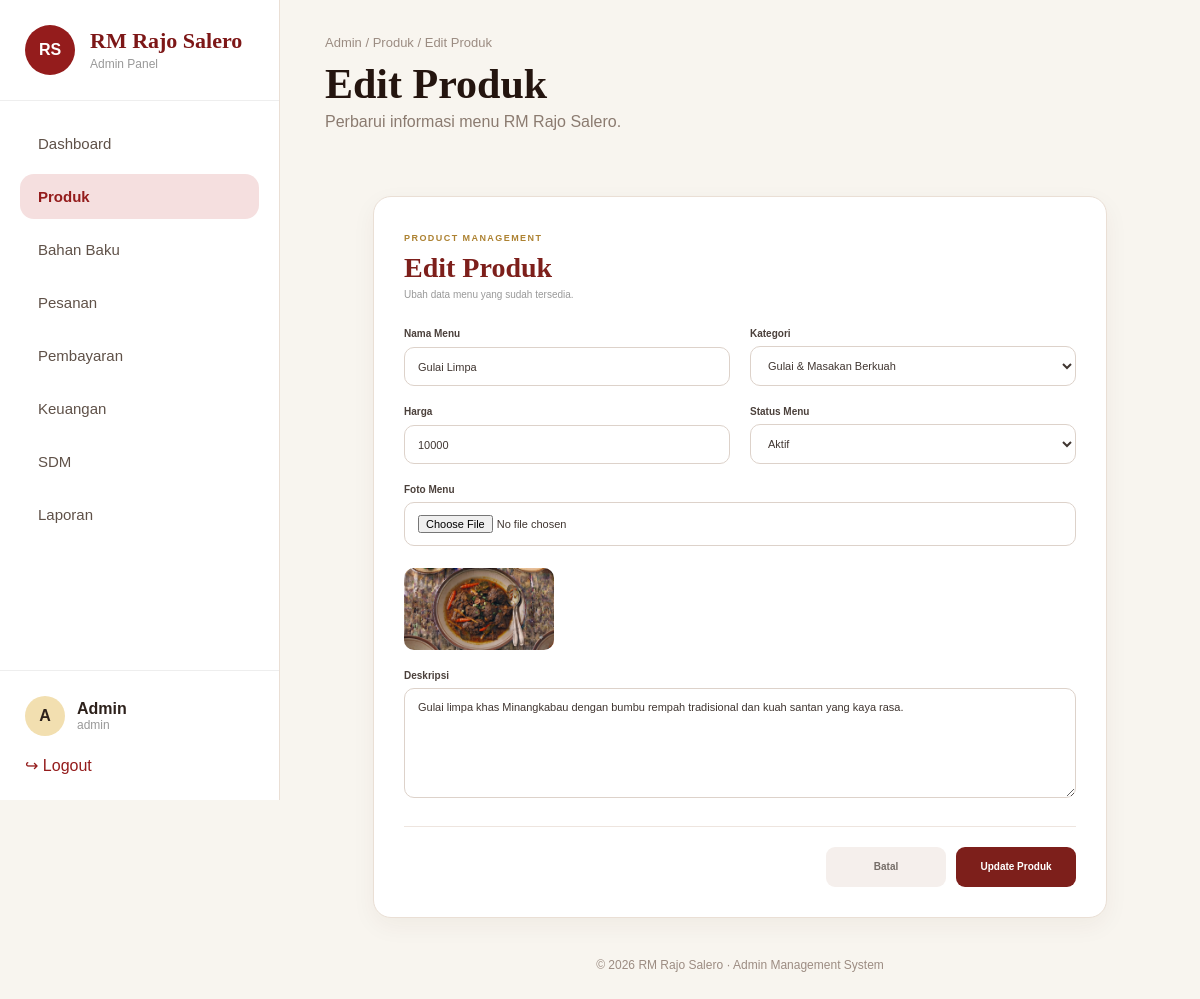
/admin/edit_produk.php?id=16 (signed in), run on the app's committed database.
### tables this page shows
CREATE TABLE `menu` (
  `id` int(11) NOT NULL,
  `nama_menu` varchar(150) NOT NULL,
  `kategori` varchar(100) NOT NULL,
  `harga` int(11) NOT NULL,
  `gambar` varchar(255) DEFAULT NULL,
  `deskripsi` text DEFAULT NULL,
  `status` enum('aktif','nonaktif') DEFAULT 'aktif',
  `created_at` timestamp NOT NULL DEFAULT current_timestamp()
);

### admin/edit_produk.php (the view, shortened to what this page needs)
<?php
require_once 'database.php';
$admin_username = $_SESSION['admin_username'] ?? 'Admin';
$id = $_GET['id'];
$query = mysqli_query(
    $conn,
    "SELECT * FROM menu WHERE id='$id'"
);
$data = mysqli_fetch_assoc($query);
?>
<!DOCTYPE html>
<html lang="id">
<head>
<link rel="stylesheet" href="dashboard.css">
<link rel="stylesheet" href="produk.css">
</head>
<body>
<div class="admin-layout">
<aside class="sidebar">
<div class="brand-admin">
<div class="brand-logo">
RS
</div>
<div>
<h2>
RM Rajo Salero
</h2>
<span>
Admin Panel
</span>
</div>
</div>
<nav class="sidebar-menu">
<a href="dashboard.php" class="menu-item">
Dashboard
</a>
<a href="produk.php" class="menu-item active">
Produk
</a>
<a href="#" class="menu-item">
Bahan Baku
</a>
<a href="#" class="menu-item">
Pesanan
</a>
<a href="#" class="menu-item">
Pembayaran
</a>
<a href="#" class="menu-item">
Keuangan
</a>
<a href="#" class="menu-item">
SDM
</a>
<a href="#" class="menu-item">
Laporan
</a>
</nav>
<div class="sidebar-bottom">
<div class="admin-profile">
<div class="profile-avatar">
A
</div>
<div class="profile-info">
<strong>
Admin
</strong>
<span>
<?= htmlspecialchars($admin_username); ?>
</span>
</div>
</div>
<a href="logout.php" class="logout">
↪ Logout
</a>
</div>
</aside>
<main class="main-content">
<header class="topbar">
<div>
<p class="breadcrumb">
Admin / Produk / Edit Produk
</p>
<h1>
Edit Produk
</h1>
<p class="welcome">
Perbarui informasi menu RM Rajo Salero.
</p>
</div>
</header>
<section class="add-product-section">
<div class="add-product-card">
<div class="add-product-header">
<span>
PRODUCT MANAGEMENT
</span>
<h2>
Edit Produk
</h2>
<p>
Ubah data menu yang sudah tersedia.
</p>
</div>
<form
method="POST"
enctype="multipart/form-data"
class="add-product-form"
>
<div class="form-group">
<label>
Nama Menu
</label>
<input
type="text"
name="nama_menu"
value="<?= htmlspecialchars($data['nama_menu']); ?>"
required
>
</div>
<div class="form-group">
<label>
Kategori
</label>
<select name="kategori" required>
<option value="Gulai & Masakan Berkuah"
<?= $data['kategori']=="Gulai & Masakan Berkuah" ? "selected":""; ?>>
Gulai & Masakan Berkuah
</option>
</select>
</div>
<div class="form-group">
<label>
Harga
</label>
<input
type="number"
name="harga"
value="<?= $data['harga']; ?>"
required
>
</div>
<div class="form-group">
<label>
Status Menu
</label>
<select name="status">
<option value="aktif"
<?= $data['status']=="aktif" ? "selected":""; ?>>
Aktif
</option>
</select>
</div>
<div class="form-group full">
<label>
Foto Menu
</label>
<input
type="file"
name="gambar"
accept=".jpg,.jpeg,.png,.webp"
>
<?php if($data['gambar'] != ""): ?>
<img
src="<?= $data['gambar']; ?>"
width="150"
style="margin-top:15px;border-radius:10px;"
>
<?php endif; ?>
</div>
<div class="form-group full">
<label>
Deskripsi
</label>
<textarea
name="deskripsi"
><?= htmlspecialchars($data['deskripsi']); ?></textarea>
</div>
<div class="form-actions">
<a
href="produk.php"
class="cancel-product-btn"
>
Batal
</a>
<button
type="submit"
class="save-product-btn"
>
Update Produk
</button>
</div>
</form>
</div>
</section>
<footer class="admin-footer">
© 2026 RM Rajo Salero · Admin Management System
</footer>
</main>
</div>
</body>
</html>

### admin/dashboard.css (style rules this page uses)
.sidebar { width:280px; min-height:100vh; background:#fff; border-right:1px solid #eadfd5; display:flex; flex-direction:column; position:fixed; left:0; top:0; }
.admin-layout { display:flex; }
.main-content { margin-left:280px; width:calc(100% - 280px); padding:35px 45px; }
.brand-admin { padding:25px; display:flex; align-items:center; gap:15px; border-bottom:1px solid #eee; }
.brand-logo { width:50px; height:50px; background:#941c1c; color:white; border-radius:50%; display:flex; align-items:center; justify-content:center; font-weight:bold; }
.brand-admin h2 { font-family:'Cormorant Garamond',serif; color:#7d1717; font-size:22px; }
.brand-admin span { font-size:12px; color:#999; }
.sidebar-menu { padding:20px; }
.menu-item { display:flex; align-items:center; gap:15px; padding:14px 18px; margin-bottom:8px; border-radius:14px; text-decoration:none; color:#5f5148; font-size:15px; }
.menu-item:hover, .menu-item.active { background:#f5dfdf; color:#941c1c; font-weight:600; }
.sidebar-bottom { margin-top:auto; padding:25px; border-top:1px solid #eee; }
.admin-profile { display:flex; align-items:center; gap:12px; }
.profile-avatar { width:40px; height:40px; background:#f2dfb0; border-radius:50%; display:flex; align-items:center; justify-content:center; font-weight:bold; }
.profile-info span { display:block; font-size:12px; color:#999; }
.logout { display:block; margin-top:20px; color:#941c1c; text-decoration:none; }
* { margin:0; padding:0; box-sizing:border-box; }
body { background:#f8f5ef; color:#2d211b; font-family:'Montserrat', sans-serif; }
.admin-layout { display:flex; min-height:100vh; }
.main-content { flex:1; padding:35px 45px; }
.topbar { display:flex; justify-content:space-between; align-items:center; margin-bottom:35px; }
.breadcrumb { color:#9b8c82; font-size:13px; margin-bottom:10px; }
.topbar h1 { font-family:'Cormorant Garamond',serif; font-size:42px; color:#24150f; }
.welcome { color:#8b7b70; margin-top:5px; }
.admin-footer { text-align:center; margin-top:40px; color:#9c8c82; font-size:12px; }

### admin/produk.css (style rules this page uses)
.add-product-section { padding: 30px 4vw 0; }
.add-product-card { max-width: 1000px; background: #fff; border: 1px solid #eadfd5; border-radius: 18px; padding: 30px; box-shadow: 0 8px 25px rgba(70, 35, 25, 0.05); }
.add-product-header { margin-bottom: 28px; }
.add-product-header span { color: #ad8232; font-size: 9px; font-weight: 800; letter-spacing: .16em; }
.add-product-header h2 { margin: 7px 0 5px; color: #7d1f1b; font-family: 'Playfair Display', serif; font-size: 28px; }
.add-product-header p { color: #999; font-size: 10px; }
.add-product-form { display: grid; grid-template-columns: 1fr 1fr; gap: 20px; }
.form-group { display: grid; gap: 7px; }
.form-group.full { grid-column: 1 / -1; }
.form-group label { color: #4b403b; font-size: 10px; font-weight: 700; }
.form-group input, .form-group select, .form-group textarea { width: 100%; box-sizing: border-box; padding: 12px 13px; border: 1px solid #ddd2ca; border-radius: 10px; background: #fff; color: #403631; font-family: inherit; font-size: 11px; outline: none; transition: .2s ease; }
.form-group textarea { min-height: 110px; resize: vertical; }
.form-actions { grid-column: 1 / -1; display: flex; justify-content: flex-end; gap: 10px; margin-top: 8px; padding-top: 20px; border-top: 1px solid #eee5df; }
.cancel-product-btn, .save-product-btn { min-width: 120px; min-height: 40px; padding: 0 18px; display: inline-flex; align-items: center; justify-content: center; border-radius: 9px; font-size: 10px; font-weight: 700; text-decoration: none; cursor: pointer; box-sizing: border-box; }
.cancel-product-btn { background: #f5efec; color: #756d68; }
.save-product-btn { border: 0; background: #7d1f1b; color: #fff; }

### data on the page
menu: nama_menu "Gulai Limpa", kategori "Gulai & Masakan Berkuah", harga "10000", status "Aktif", gambar (picture), deskripsi "Gulai limpa khas Minangkabau dengan bumbu rempah tradisional dan kuah santan yang kaya rasa."

### other printed values
$admin_username "admin"
